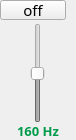
                 <widget class="QFrame" name="frame_61">
                  <property name="minimumSize">
                   <size>
                    <width>76</width>
                    <height>140</height>
                   </size>
                  </property>
                  <property name="maximumSize">
                   <size>
                    <width>76</width>
                    <height>140</height>
                   </size>
                  </property>
                  <property name="frameShape">
                   <enum>QFrame::NoFrame</enum>
                  </property>
                  <property name="frameShadow">
                   <enum>QFrame::Raised</enum>
                  </property>
                  <layout class="QVBoxLayout" name="verticalLayout_38">
                   <property name="spacing">
                    <number>3</number>
                   </property>
                   <property name="leftMargin">
                    <number>0</number>
                   </property>
                   <property name="topMargin">
                    <number>0</number>
                   </property>
                   <property name="rightMargin">
                    <number>0</number>
                   </property>
                   <property name="bottomMargin">
                    <number>0</number>
                   </property>
                   <item>
                    <widget class="QPushButton" name="switch_160">
                     <property name="minimumSize">
                      <size>
                       <width>66</width>
                       <height>20</height>
                      </size>
                     </property>
                     <property name="maximumSize">
                      <size>
                       <width>65</width>
                       <height>20</height>
                      </size>
                     </property>
                     <property name="font">
                      <font>
                       <family>PF BeauSans Pro</family>
                       <pointsize>11</pointsize>
                       <bold>false</bold>
                      </font>
                     </property>
                     <property name="text">
                      <string>off</string>
                     </property>
                     <property name="checkable">
                      <bool>true</bool>
                     </property>
                     <property name="checked">
                      <bool>false</bool>
                     </property>
                    </widget>
                   </item>
                   <item alignment="Qt::AlignHCenter">
                    <widget class="QSlider" name="slider_160">
                     <property name="enabled">
                      <bool>false</bool>
                     </property>
                     <property name="minimumSize">
                      <size>
                       <width>45</width>
                       <height>100</height>
                      </size>
                     </property>
                     <property name="minimum">
                      <number>-50</number>
                     </property>
                     <property name="maximum">
                      <number>50</number>
                     </property>
                     <property name="value">
                      <number>0</number>
                     </property>
                     <property name="orientation">
                      <enum>Qt::Vertical</enum>
                     </property>
                    </widget>
                   </item>
                   <item>
                    <widget class="QLabel" name="label_17">
                     <property name="font">
                      <font>
                       <family>PF BeauSans Pro</family>
                       <pointsize>10</pointsize>
                       <bold>true</bold>
                      </font>
                     </property>
                     <property name="styleSheet">
                      <string notr="true">color: #009b4a;</string>
                     </property>
                     <property name="text">
                      <string>160 Hz</string>
                     </property>
                     <property name="alignment">
                      <set>Qt::AlignHCenter|Qt::AlignTop</set>
                     </property>
                    </widget>
                   </item>
                  </layout>
                 </widget>
